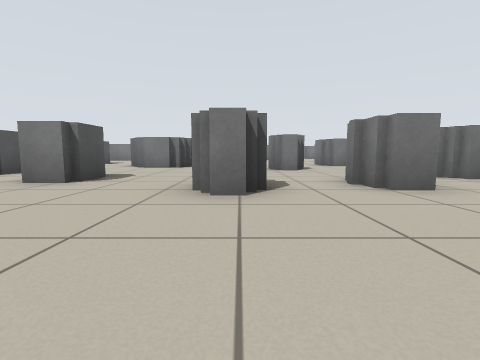
View 1 (above)

21 first-person views from a walk through a robot-simulator world made for Stage. The camera is 0.5 m above the floor, tilts 6° down and sees 85° across. The lines on the ground mark 1 m squares. The floor is counted in squares, 1 m on a side. Each view is taken from the middle of a square. On the plan, view 1 faces up. The plan holds only what a view shows up to about 9 squares ahead; the rest is blank. Robots are left out.

View 2
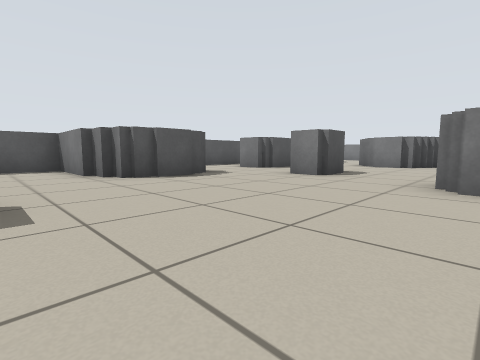

View 3
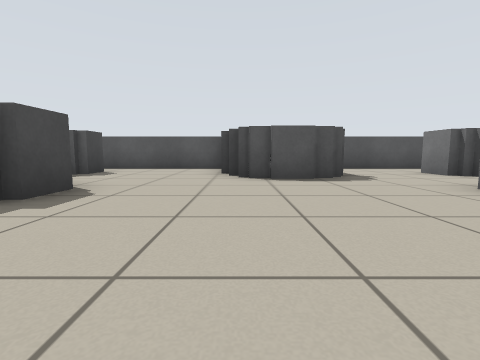

View 4
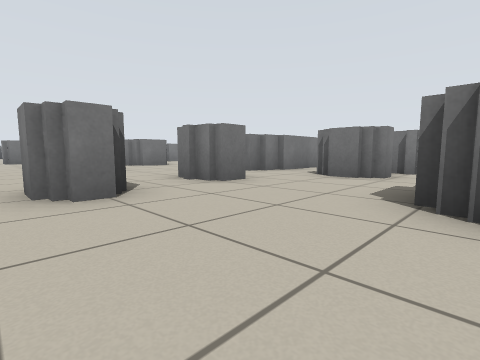

View 5
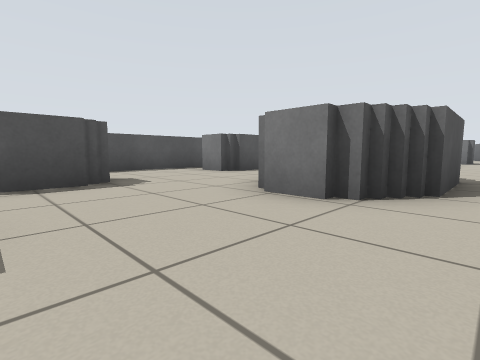

View 6
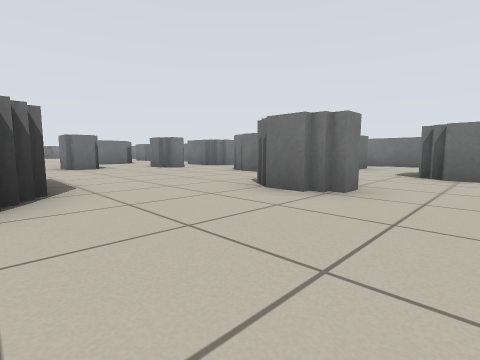

View 7
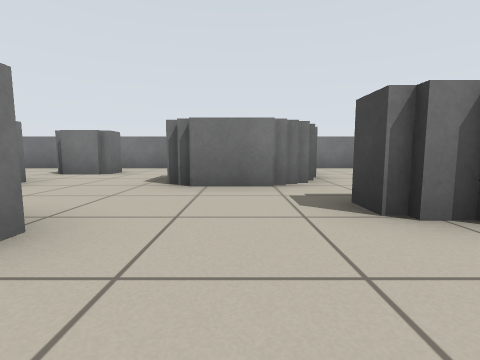

View 8
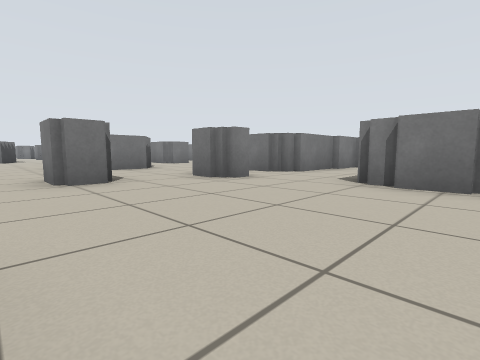

View 9
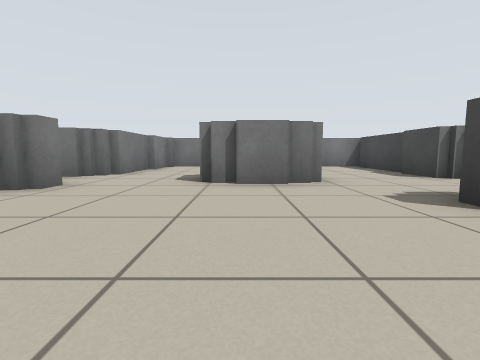

View 10
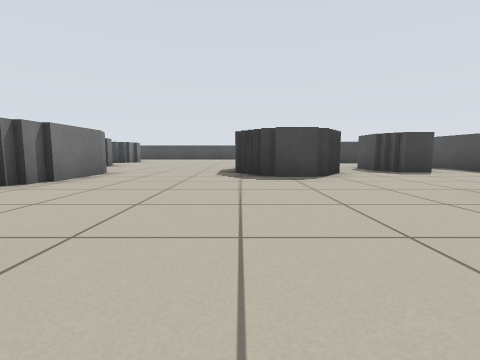

View 11
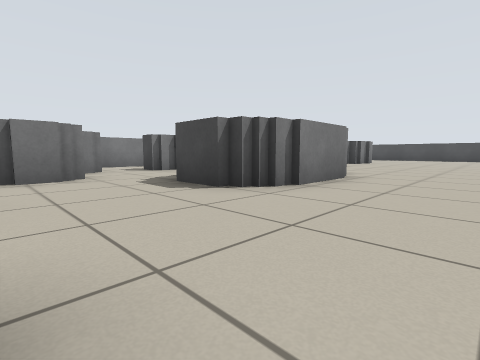

View 12
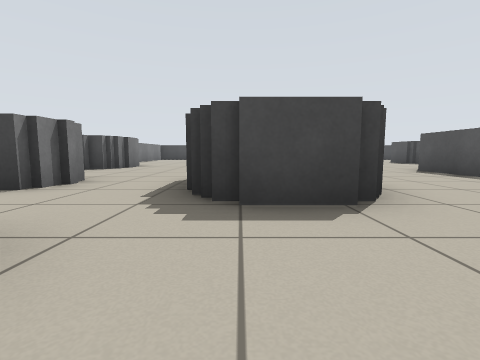

View 13
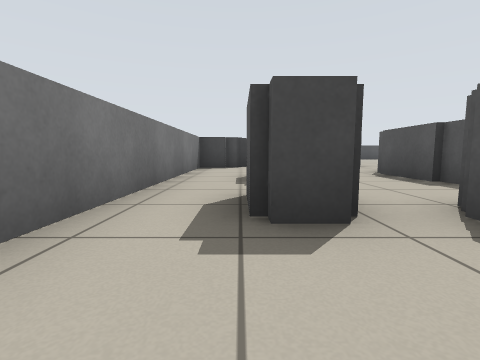

View 14
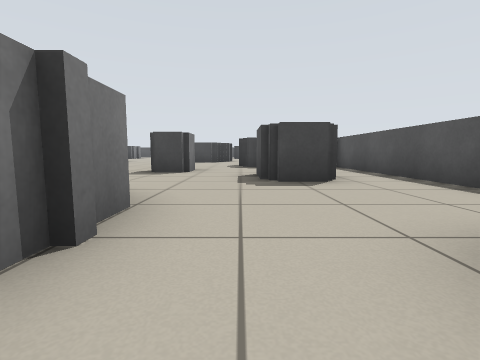

View 15
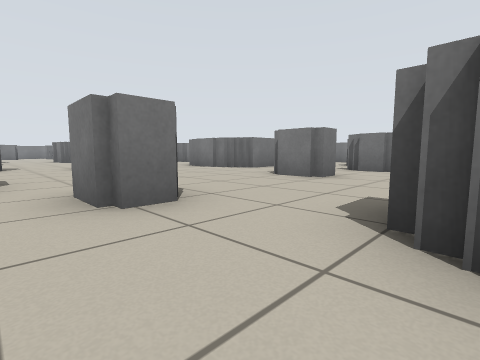

View 16
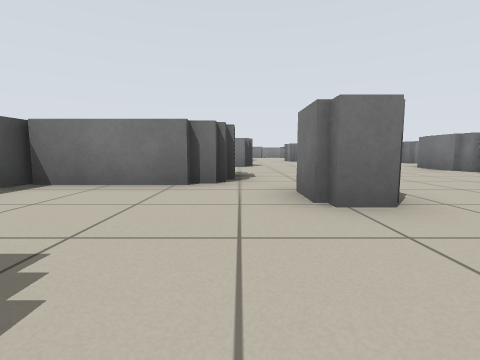

View 17
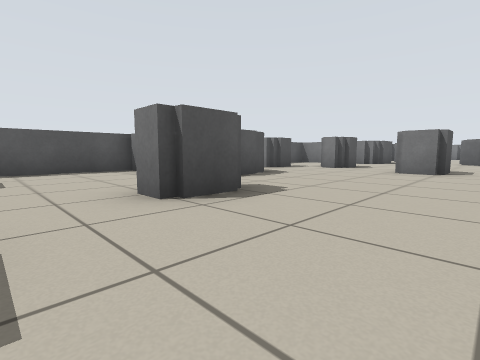

View 18
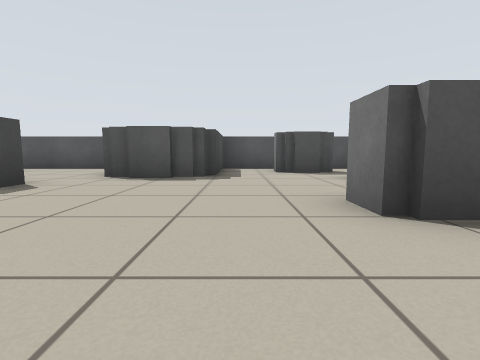

View 19
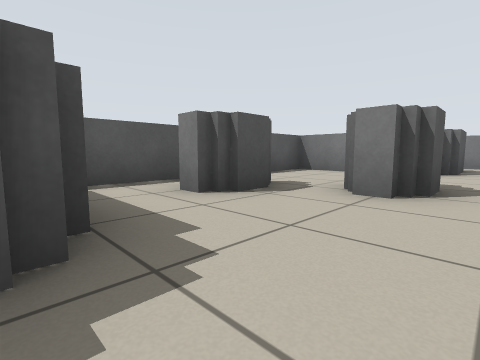

View 20
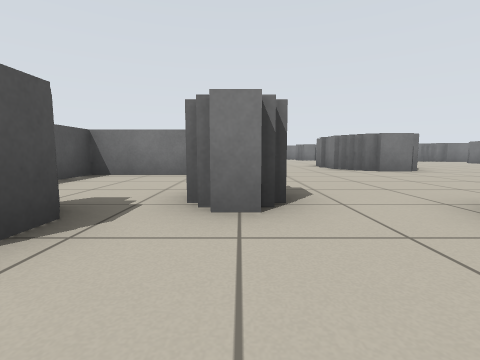

View 21
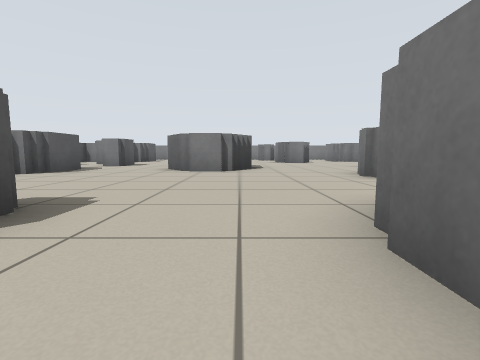

### Floor plan
Key: @ floor where view 1 was taken; # wall or solid block; . floor; = window, fence, low wall or low ledge.
Columns run from 9 left of view 1 to 9 right of it. Each row starts with its distance up from view 1.
 29     #
 28     ...#  ...=
 27     =..###...
 26    ##...#....
 25 ####=.......#
 24 #...........=
 23 #...........
 22 #...#.......
 21 #.#.=.==..=
 20 #.=....=..#
 19 #.........###
 18 ####=......#=.
 17  ###=.........
 16 ##==.....=....
 15 #....#...#..=.#
 14 #...........=.#####
 13 #.................#
 12 # #=..##..........#
 11 #.#=.=##....=#... #
 10 #....=##.....#.=  #
  9 #.....#=..=....=..#
  8 #.........==......#
  7 #.=#.........=#===#
  6 #.=#.........####
  5 #.....#....=..###
  4 #........#.#..... #
  3 ## #=....=....=...#
  2  # #=.........#==.#
  1 ####=..........==.#
  0 #........@.##.....#
 -1 #.........=##..#..#
 -2 #....##=..=##..=..#
 -3 #.=#. ##... =.....#
 -4 #. #.  #..... ....#
 -5 #  =   .....  ..=##
 -6        .....  ..##
 -7          ...
 -8          ..

Where each view was taken, in squares from view 1:
view 1: 0 up, 0 right, facing up
view 2: 1 down, 0 right, facing up-left
view 3: 1 up, 0 right, facing left
view 4: 0 up, 1 left, facing up-right
view 5: 6 up, 1 left, facing up-left
view 6: 6 up, 2 left, facing up-right
view 7: 6 up, 0 right, facing right
view 8: 10 up, 1 left, facing up-right
view 9: 11 up, 1 left, facing right
view 10: 4 up, 2 left, facing down
view 11: 3 up, 1 left, facing down-right
view 12: 3 up, 3 right, facing down
view 13: 4 up, 7 right, facing down
view 14: 12 up, 5 left, facing down
view 15: 12 up, 5 left, facing up-right
view 16: 12 up, 5 left, facing up
view 17: 13 up, 1 left, facing up-left
view 18: 19 up, 0 right, facing left
view 19: 18 up, 4 left, facing up-left
view 20: 19 up, 5 left, facing up
view 21: 19 up, 0 right, facing up
